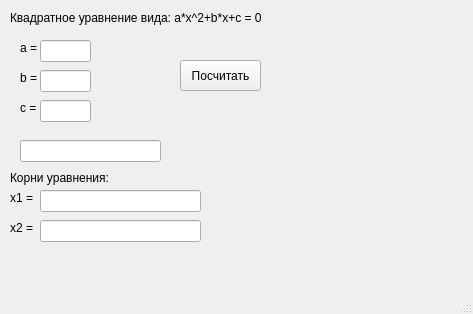
<?xml version="1.0" encoding="UTF-8"?>
<ui version="4.0">
 <class>MainWindow</class>
 <widget class="QMainWindow" name="MainWindow">
  <property name="geometry">
   <rect>
    <x>0</x>
    <y>0</y>
    <width>473</width>
    <height>314</height>
   </rect>
  </property>
  <property name="windowTitle">
   <string>MainWindow</string>
  </property>
  <widget class="QWidget" name="centralwidget">
   <widget class="QLabel" name="label">
    <property name="geometry">
     <rect>
      <x>10</x>
      <y>10</y>
      <width>261</width>
      <height>16</height>
     </rect>
    </property>
    <property name="text">
     <string>Квадратное уравнение вида: a*x^2+b*x+c = 0</string>
    </property>
   </widget>
   <widget class="QLabel" name="label_2">
    <property name="geometry">
     <rect>
      <x>20</x>
      <y>40</y>
      <width>49</width>
      <height>16</height>
     </rect>
    </property>
    <property name="text">
     <string>a = </string>
    </property>
   </widget>
   <widget class="QLabel" name="label_3">
    <property name="geometry">
     <rect>
      <x>20</x>
      <y>70</y>
      <width>49</width>
      <height>16</height>
     </rect>
    </property>
    <property name="text">
     <string>b = </string>
    </property>
   </widget>
   <widget class="QLabel" name="label_4">
    <property name="geometry">
     <rect>
      <x>20</x>
      <y>100</y>
      <width>49</width>
      <height>16</height>
     </rect>
    </property>
    <property name="text">
     <string>c = </string>
    </property>
   </widget>
   <widget class="QLabel" name="label_5">
    <property name="geometry">
     <rect>
      <x>10</x>
      <y>170</y>
      <width>111</width>
      <height>16</height>
     </rect>
    </property>
    <property name="text">
     <string>Корни уравнения:</string>
    </property>
   </widget>
   <widget class="QLabel" name="label_6">
    <property name="geometry">
     <rect>
      <x>10</x>
      <y>190</y>
      <width>49</width>
      <height>16</height>
     </rect>
    </property>
    <property name="text">
     <string>x1 = </string>
    </property>
   </widget>
   <widget class="QLabel" name="label_7">
    <property name="geometry">
     <rect>
      <x>10</x>
      <y>220</y>
      <width>49</width>
      <height>16</height>
     </rect>
    </property>
    <property name="text">
     <string>x2 = </string>
    </property>
   </widget>
   <widget class="QLineEdit" name="line_coef_a">
    <property name="geometry">
     <rect>
      <x>40</x>
      <y>40</y>
      <width>51</width>
      <height>22</height>
     </rect>
    </property>
   </widget>
   <widget class="QLineEdit" name="line_coef_b">
    <property name="geometry">
     <rect>
      <x>40</x>
      <y>70</y>
      <width>51</width>
      <height>22</height>
     </rect>
    </property>
   </widget>
   <widget class="QLineEdit" name="line_coef_c">
    <property name="geometry">
     <rect>
      <x>40</x>
      <y>100</y>
      <width>51</width>
      <height>22</height>
     </rect>
    </property>
   </widget>
   <widget class="QLineEdit" name="line_x1">
    <property name="geometry">
     <rect>
      <x>40</x>
      <y>190</y>
      <width>161</width>
      <height>22</height>
     </rect>
    </property>
   </widget>
   <widget class="QLineEdit" name="line_x2">
    <property name="geometry">
     <rect>
      <x>40</x>
      <y>220</y>
      <width>161</width>
      <height>22</height>
     </rect>
    </property>
   </widget>
   <widget class="QLineEdit" name="lineEquation">
    <property name="geometry">
     <rect>
      <x>20</x>
      <y>140</y>
      <width>141</width>
      <height>22</height>
     </rect>
    </property>
   </widget>
   <widget class="QPushButton" name="button_calculate">
    <property name="geometry">
     <rect>
      <x>180</x>
      <y>60</y>
      <width>81</width>
      <height>31</height>
     </rect>
    </property>
    <property name="text">
     <string>Посчитать</string>
    </property>
   </widget>
  </widget>
  <widget class="QMenuBar" name="menubar">
   <property name="geometry">
    <rect>
     <x>0</x>
     <y>0</y>
     <width>473</width>
     <height>22</height>
    </rect>
   </property>
  </widget>
  <widget class="QStatusBar" name="statusbar"/>
 </widget>
 <resources/>
 <connections/>
</ui>
